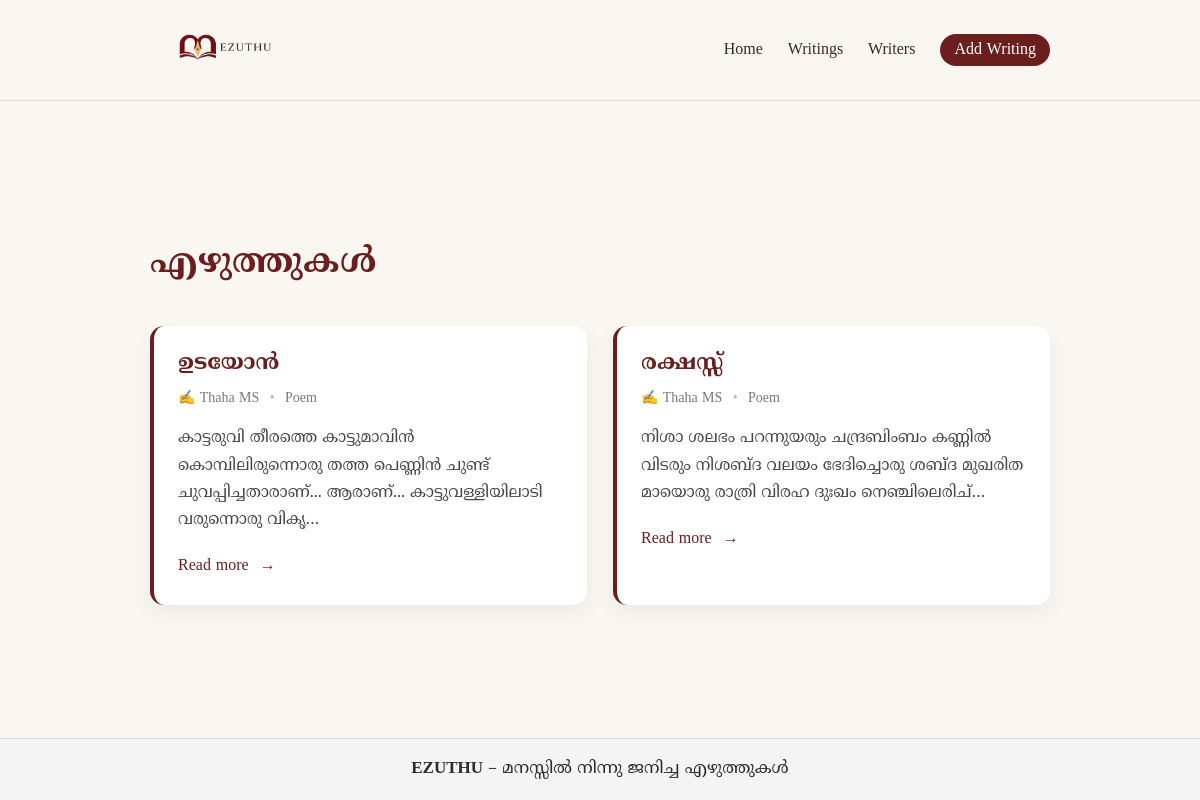
The page /writings/ on the database as committed earlier.
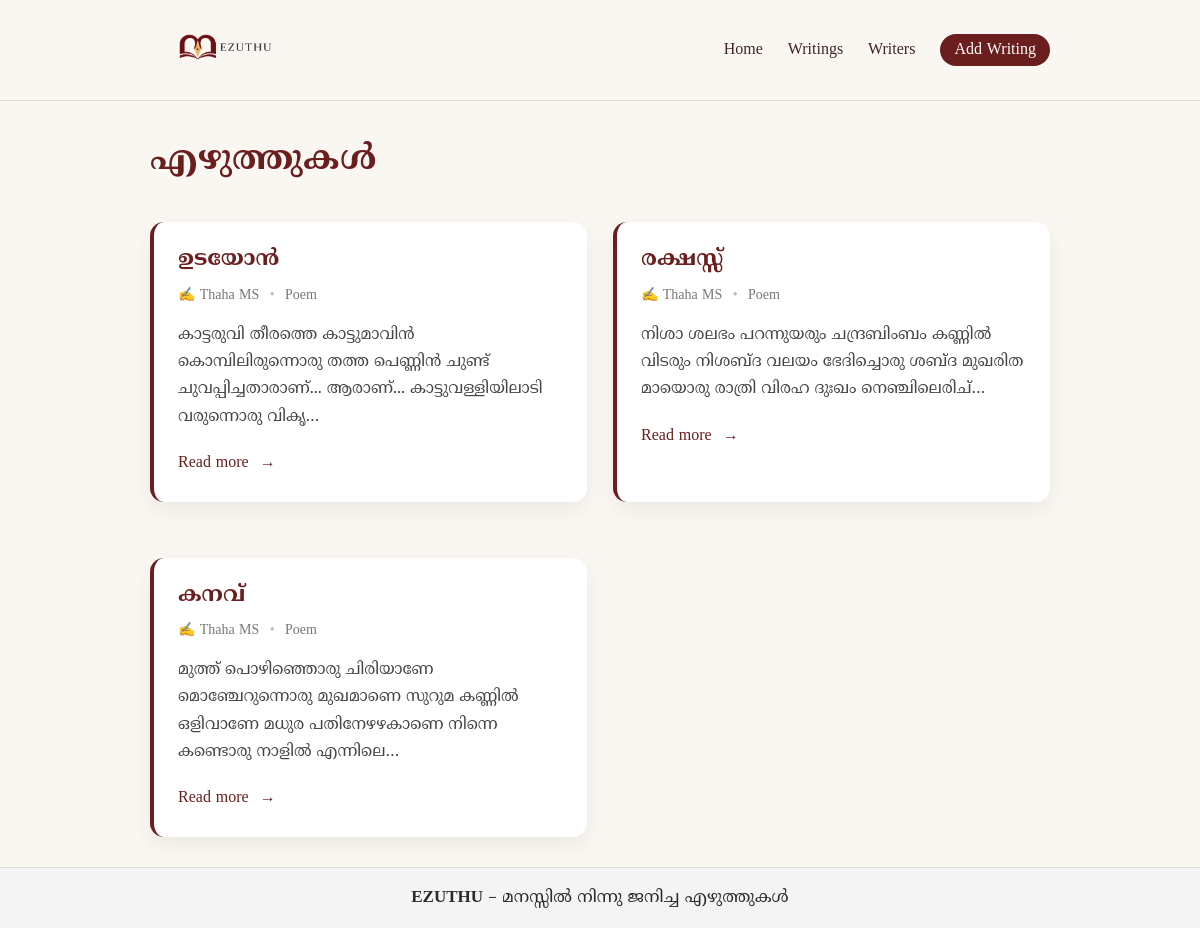
The same page on the database as committed later.
### writings/models.py (models this page shows, shortened)
class Writing(models.Model):
    WRITING_TYPE_CHOICES = (
        ('poem', 'Poem'),
        ('story', 'Story'),
        ('essay', 'Essay'),
    )
    title = models.CharField(max_length=200)
    content = models.TextField()
    writer = models.ForeignKey(
        Writer,
        on_delete=models.CASCADE,
        related_name='writings'
    )
    writing_type = models.CharField(
        max_length=20,
        choices=WRITING_TYPE_CHOICES,
        default='poem'
    )
    created_at = models.DateTimeField(auto_now_add=True)
    is_published = models.BooleanField(default=True)

class Writer(models.Model):
    name = models.CharField(max_length=100)
    about = models.TextField(blank=True)
    language = models.CharField(
        max_length=50,
        default="Malayalam"
    )

### writings/views.py (the view)
# urls.py: path('writings/', views.writings_list, name='writings'),
def writings_list(request):
    writings = Writing.objects.filter(is_published=True)
    return render(request, 'writings/writings_list.html', {
        'writings': writings
    })

### templates/writings/writings_list.html (shortened to what this page needs)
{% extends "base.html" %}
{% block content %}
<h1 class="page-title">എഴുത്തുകൾ</h1>
<div class="writings-wrapper">
{% for writing in writings %}
    <article class="writing-card">
        <h2 class="writing-title">
            {{ writing.title }}
        </h2>
        <p class="writing-meta">
            ✍️ {{ writing.writer.name }}
            <span class="dot">•</span>
            {{ writing.get_writing_type_display }}
        </p>
        <p class="writing-preview">
            {{ writing.content|truncatechars:120 }}
        </p>
        <a class="read-more"
           href="{% url 'writing_detail' writing.id %}">
            Read more
        </a>
    </article>
{% empty %}
    <p>ഇപ്പോൾ എഴുത്തുകൾ ലഭ്യമല്ല.</p>
{% endfor %}
</div>
{% endblock %}

### templates/base.html (shortened to what this page needs)
{% load static %}
<!DOCTYPE html>
<html lang="ml">
<head>
    <link rel="stylesheet" href="{% static 'css/base.css' %}">
</head>
<body>
    <header class="navbar">
        <div class="container nav-flex">
            <div class="logo">
                <a href="{% url 'home' %}">
                    <img src="{% static 'images/Ezuthu-Logo-Image-Text-trn.png' %}" alt="EZUTHU Logo">
                </a>
            </div>
            <nav class="nav-links">
                <a href="{% url 'home' %}">Home</a>
                <a href="{% url 'writings' %}">Writings</a>
                <a href="{% url 'writers' %}">Writers</a>
                <a href="{% url 'submit' %}" class="nav-submit">Add Writing</a>
            </nav>
        </div>
    </header>
    <main class="container content">
        {% block content %}
        {% endblock %}
    </main>
    <footer class="footer">
        <div class="container">
            <p>
                <strong>EZUTHU</strong> – മനസ്സിൽ നിന്നു ജനിച്ച എഴുത്തുകൾ
            </p>
        </div>
    </footer>
</body>
</html>

### static/css/base.css (style rules this page uses)
:root { --primary: #6B1E1E; --secondary: #3E2723; --background: #FAF7F2; --text: #2B2B2B; --accent: #7A8450; }
* { margin: 0; padding: 0; box-sizing: border-box; }
body { display: flex; flex-direction: column; font-family: 'Noto Serif Malayalam', serif; background-color: var(--background); color: var(--text); line-height: 1.8; }
html, body { height: 100%; margin: 0; }
.container { max-width: 900px; margin: auto; }
.navbar { background-color: var(--background); border-bottom: 1px solid #e0ddd8; }
.nav-flex { display: flex; justify-content: space-between; align-items: center; }
.logo img { height: 100px; width: auto; display: block; margin: 0 auto; }
.nav-links a { margin-left: 20px; text-decoration: none; color: var(--secondary); font-size: 16px; }
.nav-links a:last-child { background-color: var(--primary); color: #ffffff; padding: 6px 14px; border-radius: 20px; font-weight: 500; }
.content { padding-top: 30px; }
h1, h2, h3 { color: var(--primary); margin-bottom: 15px; }
p { margin-bottom: 15px; font-size: 17px; }
footer { background-color: #f4f4f4; border-top: 1px solid #ddd; text-align: center; padding: 15px 0; font-size: 14px; }
footer .container { margin-bottom: 0px; }
footer p { margin-bottom: 0px; }
footer p strong { margin-bottom: 0px; }
.writing-card { background-color: #ffffff; padding: 25px; margin-bottom: 30px; border-left: 4px solid var(--primary); }
.writing-title { font-size: 26px; margin-bottom: 5px; }
.writing-meta { font-size: 14px; color: var(--secondary); margin-bottom: 20px; }
.nav-submit { background-color: var(--primary); color: #ffffff; padding: 6px 14px; border-radius: 20px; font-weight: 500; }
.page-title { font-size: 34px; margin-bottom: 30px; letter-spacing: 0.5px; }
.writings-wrapper { display: grid; grid-template-columns: repeat(auto-fit, minmax(300px, 1fr)); gap: 26px; }
.writing-card { background: #ffffff; padding: 24px; border-radius: 14px; box-shadow: 0 8px 22px rgba(0, 0, 0, 0.06); transition: all 0.25s ease; position: relative; }
.writing-title { font-size: 22px; margin-bottom: 8px; line-height: 1.3; }
.writing-meta { font-size: 14px; color: #777; margin-bottom: 14px; }
.writing-meta .dot { margin: 0 6px; color: #bbb; }
.writing-preview { font-size: 16px; line-height: 1.7; color: #444; margin-bottom: 18px; }
.read-more { display: inline-block; font-weight: 500; color: var(--primary); text-decoration: none; position: relative; }
.read-more::after { content: "→"; margin-left: 6px; transition: transform 0.2s ease; }

Rows that differ between the two databases and show on the page:
added Writing: title "കനവ്", writer.name "Thaha MS", writing_type "Poem", content "മുത്ത് പൊഴിഞ്ഞൊരു ചിരിയാണേ മൊഞ്ചേറുന്നൊരു മുഖമാണെ സുറുമ കണ്ണിൽ ഒളിവാണേ മധുര പതിനേഴഴകാണെ നിന്നെ കണ്ടൊരു നാളിൽ എന്നിലെ…"
